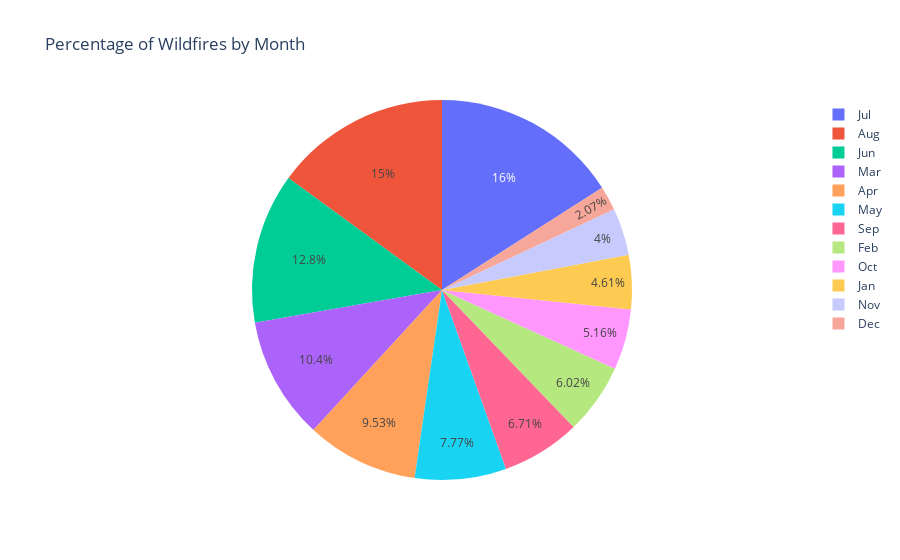

The notebook cell this image was saved under:
### Code cell
#Pie Chart of Percentage of Wild Fires by Month

df = fireBymonth
fig = px.pie(df, values='Number of Wildfires', names='Month', title='Percentage of Wildfires by Month')
fig.show()

### Figure 1 — Plotly figure (JSON) as saved in the notebook; plotly's stock layout.template omitted (floating-point values rounded to 4 significant figures)
{"data": [{"domain": {"x": [0, 1], "y": [0, 1]}, "hovertemplate": "Month=%{label}<br>Number of Wildfires=%{value}<extra></extra>", "labels": ["Jul", "Aug", "Jun", "Mar", "Apr", "May", "Sep", "Feb", "Oct", "Jan", "Nov", "Dec"], "legendgroup": "", "name": "", "showlegend": true, "type": "pie", "values": [3262, 3062, 2616, 2128, 1948, 1589, 1373, 1232, 1056, 942, 818, 424]}], "layout": {"legend": {"tracegroupgap": 0}, "title": {"text": "Percentage of Wildfires by Month"}}}
